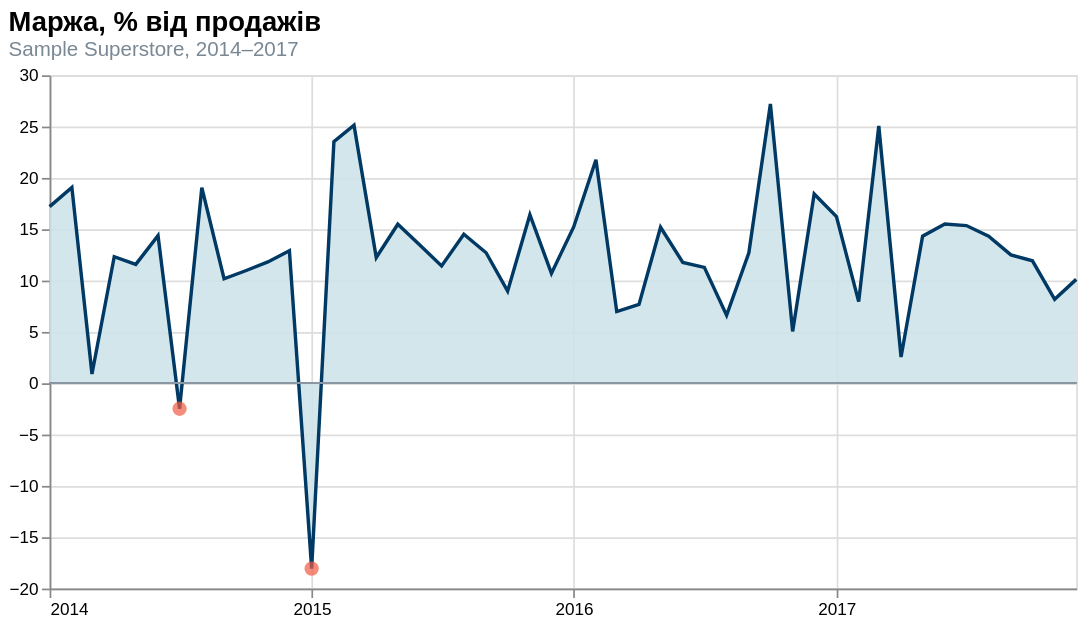

The Vega-Lite source for this figure:
### Vega-Lite specification from a JSON file in a GitHub repository (floating-point values rounded to 4 significant figures)
{"$schema": "https://vega.github.io/schema/vega-lite/v5.json", "description": "Стало: обчислена маржа з нульовою віссю.", "title": {"text": "Маржа, % від продажів", "subtitle": "Sample Superstore, 2014–2017", "anchor": "start", "fontSize": 16, "subtitleFontSize": 12, "subtitleColor": "#7a8894"}, "width": 600, "height": 300, "data": {"values": [{"month": "2014-01-01", "margin": 17.21}, {"month": "2014-02-01", "margin": 19.08}, {"month": "2014-03-01", "margin": 0.9}, {"month": "2014-04-01", "margin": 12.33}, {"month": "2014-05-01", "margin": 11.58}, {"month": "2014-06-01", "margin": 14.38}, {"month": "2014-07-01", "margin": -2.48}, {"month": "2014-08-01", "margin": 19.05}, {"month": "2014-09-01", "margin": 10.18}, {"month": "2014-10-01", "margin": 10.96}, {"month": "2014-11-01", "margin": 11.82}, {"month": "2014-12-01", "margin": 12.92}, {"month": "2015-01-01", "margin": -18.05}, {"month": "2015-02-01", "margin": 23.54}, {"month": "2015-03-01", "margin": 25.13}, {"month": "2015-04-01", "margin": 12.25}, {"month": "2015-05-01", "margin": 15.49}, {"month": "2015-06-01", "margin": 13.45}, {"month": "2015-07-01", "margin": 11.43}, {"month": "2015-08-01", "margin": 14.52}, {"month": "2015-09-01", "margin": 12.71}, {"month": "2015-10-01", "margin": 8.97}, {"month": "2015-11-01", "margin": 16.42}, {"month": "2015-12-01", "margin": 10.7}, {"month": "2016-01-01", "margin": 15.23}, {"month": "2016-02-01", "margin": 21.78}, {"month": "2016-03-01", "margin": 6.98}, {"month": "2016-04-01", "margin": 7.68}, {"month": "2016-05-01", "margin": 15.2}, {"month": "2016-06-01", "margin": 11.77}, {"month": "2016-07-01", "margin": 11.29}, {"month": "2016-08-01", "margin": 6.63}, {"month": "2016-09-01", "margin": 12.71}, {"month": "2016-10-01", "margin": 27.21}, {"month": "2016-11-01", "margin": 5.05}, {"month": "2016-12-01", "margin": 18.44}, {"month": "2017-01-01", "margin": 16.24}, {"month": "2017-02-01", "margin": 7.95}, {"month": "2017-03-01", "margin": 25.06}, {"month": "2017-04-01", "margin": 2.56}, {"month": "2017-05-01", "margin": 14.33}, {"month": "2017-06-01", "margin": 15.52}, {"month": "2017-07-01", "margin": 15.36}, {"month": "2017-08-01", "margin": 14.32}, {"month": "2017-09-01", "margin": 12.51}, {"month": "2017-10-01", "margin": 11.93}, {"month": "2017-11-01", "margin": 8.18}, {"month": "2017-12-01", "margin": 10.12}]}, "layer": [{"mark": {"type": "area", "line": {"color": "#003964", "strokeWidth": 2}, "color": "#cfe4ea", "opacity": 0.9}, "encoding": {"x": {"field": "month", "type": "temporal", "title": null, "axis": {"format": "%Y", "tickCount": 4}}, "y": {"field": "margin", "type": "quantitative", "title": null}}}, {"transform": [{"filter": "datum.margin < 0"}], "mark": {"type": "point", "filled": true, "size": 70, "color": "#f15b43"}, "encoding": {"x": {"field": "month", "type": "temporal"}, "y": {"field": "margin", "type": "quantitative"}, "tooltip": [{"field": "month", "type": "temporal", "title": "місяць", "format": "%b %Y"}, {"field": "margin", "type": "quantitative", "title": "маржа, %"}]}}, {"mark": {"type": "rule", "color": "#8a97a3", "strokeWidth": 1}, "encoding": {"y": {"datum": 0}}}]}
